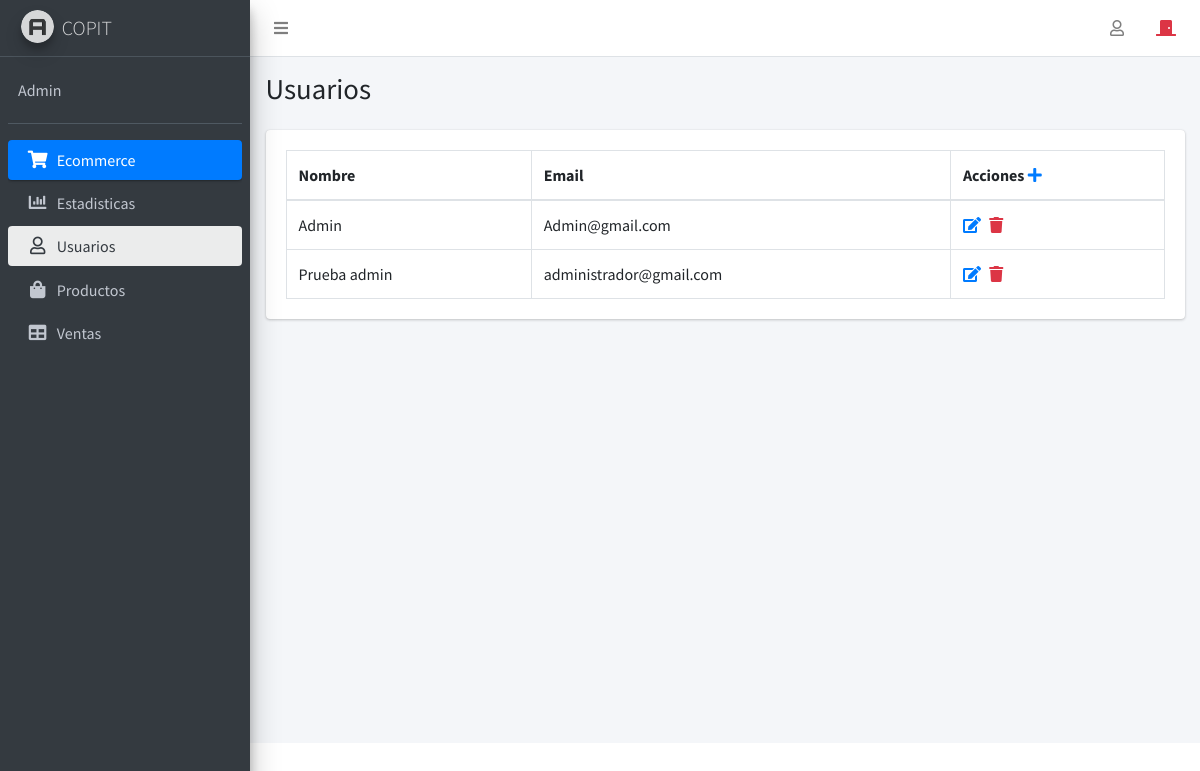
The page /admin/panel.php?modulo=usuarios (signed in) on the database its author committed.
### tables this page shows
CREATE TABLE `usuarios` (
  `IdUsuario` int(11) NOT NULL,
  `Nombre` varchar(50) NOT NULL,
  `Email` varchar(500) NOT NULL,
  `Password` varchar(255) NOT NULL
);

### admin/usuarios.php (the view, shortened to what this page needs)
<?php
 include_once "dbCopIt.php";
 $con = mysqli_connect($db_host, $db_user, $db_pass, $db_database);
       ?>
<div class="content-wrapper">
   <section class="content-header">
     <div class="container-fluid">
       <div class="row mb-2">
         <div class="col-sm-6">
           <h1>Usuarios</h1>
         </div>
       </div>
     </div>
   </section>
   <section class="content">
     <div class="container-fluid">
       <div class="row">
         <div class="col-12">
           <div class="card">
             <div class="card-body">
               <table id="example2" class="table table-bordered table-hover">
                 <thead>
                 <tr>
                   <th>Nombre</th>
                   <th>Email</th>
                   <th>Acciones
                   <a href="panel.php?modulo=crearUsuario"><i class="fa fa-plus" aria-hidden="true"></i></a>
                    </th>
                 </tr>
                             </thead>
                             <tbody>
                                 <?php
                                   $query = "SELECT IdUsuario,Nombre,Email  FROM usuarios";
                                   $res = mysqli_query($con, $query);
                                   while ($row = mysqli_fetch_assoc($res)) {
                                   ?>
                                     <tr>
                                         <td><?php echo $row['Nombre'] ?></td>
                                         <td><?php echo $row['Email'] ?></td>
                                         <td>
                                             <a href="panel.php?modulo=editarUsuario&IdUsuario=<?php echo $row['IdUsuario'] ?>" style="margin-right: 5px;"> <i class="fas fa-edit"></i> </a>
                                             <a href="panel.php?modulo=usuarios&IdBorrar=<?php echo $row['IdUsuario'] ?>" class="text-danger BorrarUsuario"> <i class="fas fa-trash"></i> </a>
                                         </td>
                                     </tr>
                                 <?php
                                   }
                                   ?>
                             </tbody>
                         </table>
                     </div>
                 </div>
             </div>
         </div>
     </section>
 </div>

### rows shown on the page
usuarios: Nombre "Admin", Email "Admin@gmail.com"
usuarios: Nombre "Prueba admin", Email "administrador@gmail.com"

### other values the page prints
$_SESSION['Nombre'] "Admin"
